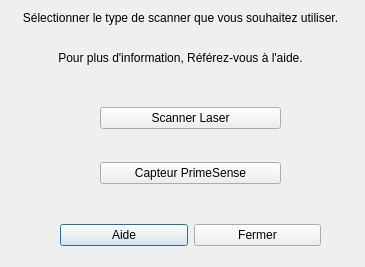
<?xml version="1.0" encoding="UTF-8"?>
<ui version="4.0">
 <class>DialogScanner</class>
 <widget class="QDialog" name="DialogScanner">
  <property name="geometry">
   <rect>
    <x>0</x>
    <y>0</y>
    <width>365</width>
    <height>267</height>
   </rect>
  </property>
  <property name="windowTitle">
   <string>Sélection du mode Scanner</string>
  </property>
  <property name="windowIcon">
   <iconset resource="ressources.qrc">
    <normaloff>:/img/img/laser.png</normaloff>:/img/img/laser.png</iconset>
  </property>
  <widget class="QLabel" name="label">
   <property name="geometry">
    <rect>
     <x>10</x>
     <y>10</y>
     <width>341</width>
     <height>71</height>
    </rect>
   </property>
   <property name="text">
    <string>&lt;html&gt;&lt;head/&gt;&lt;body&gt;&lt;p align=&quot;center&quot;&gt;Sélectionner le type de scanner que vous souhaitez utiliser.&lt;/p&gt;&lt;p align=&quot;center&quot;&gt;&lt;br/&gt;Pour plus d'information, Référez-vous à l'aide.&lt;br/&gt;&lt;/p&gt;&lt;/body&gt;&lt;/html&gt;</string>
   </property>
   <property name="wordWrap">
    <bool>true</bool>
   </property>
  </widget>
  <widget class="QWidget" name="">
   <property name="geometry">
    <rect>
     <x>60</x>
     <y>210</y>
     <width>261</width>
     <height>51</height>
    </rect>
   </property>
   <layout class="QHBoxLayout" name="horizontalLayout">
    <item>
     <widget class="QPushButton" name="goBackHelp">
      <property name="text">
       <string>Aide</string>
      </property>
      <property name="icon">
       <iconset resource="ressources.qrc">
        <normaloff>:/img/img/help.png</normaloff>:/img/img/help.png</iconset>
      </property>
     </widget>
    </item>
    <item>
     <widget class="QPushButton" name="close">
      <property name="text">
       <string>Fermer</string>
      </property>
      <property name="icon">
       <iconset resource="ressources.qrc">
        <normaloff>:/img/img/close.png</normaloff>:/img/img/close.png</iconset>
      </property>
     </widget>
    </item>
   </layout>
  </widget>
  <widget class="QWidget" name="">
   <property name="geometry">
    <rect>
     <x>100</x>
     <y>80</y>
     <width>181</width>
     <height>131</height>
    </rect>
   </property>
   <layout class="QVBoxLayout" name="verticalLayout">
    <item>
     <widget class="QPushButton" name="laser">
      <property name="text">
       <string>Scanner Laser</string>
      </property>
      <property name="icon">
       <iconset resource="ressources.qrc">
        <normaloff>:/img/img/laser.png</normaloff>:/img/img/laser.png</iconset>
      </property>
      <property name="iconSize">
       <size>
        <width>36</width>
        <height>36</height>
       </size>
      </property>
     </widget>
    </item>
    <item>
     <widget class="QPushButton" name="primesense">
      <property name="text">
       <string>Capteur PrimeSense</string>
      </property>
      <property name="icon">
       <iconset resource="ressources.qrc">
        <normaloff>:/img/img/primesense.png</normaloff>:/img/img/primesense.png</iconset>
      </property>
      <property name="iconSize">
       <size>
        <width>36</width>
        <height>36</height>
       </size>
      </property>
     </widget>
    </item>
   </layout>
  </widget>
 </widget>
 <resources>
  <include location="ressources.qrc"/>
 </resources>
 <connections/>
</ui>
